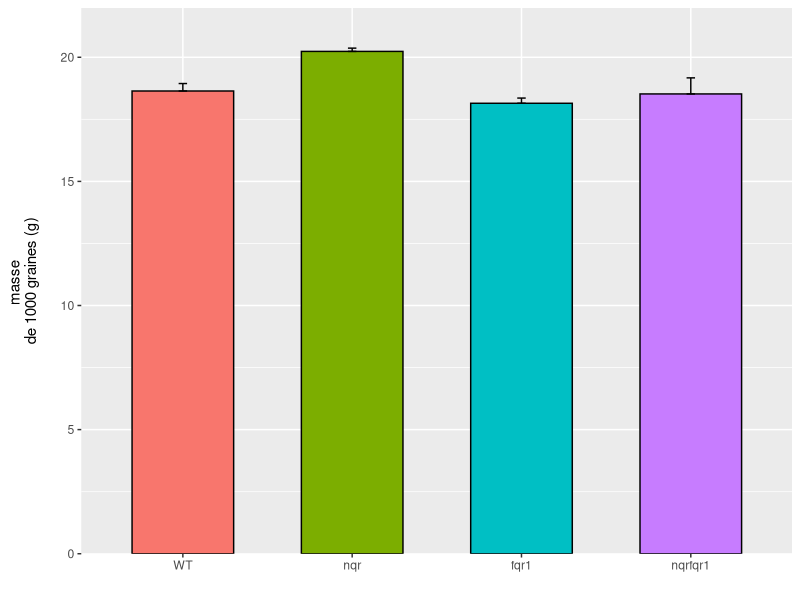

This figure's R source:
remove(list = ls())

library("ggplot2")
library("cowplot")

data <- data.frame(read.csv("Col1000.csv", sep = ",", header = TRUE))

#########
#CALCULS#
#########

mean <- aggregate(data$masse, list(data$genotype), mean)

StandErr <- function(x) {
  se <- sd(x)/sqrt(length(x)) # pas besoin de détailler x, aggregate se charge de tout compléter
}

standard.error <- aggregate(data$masse, list(data$genotype), StandErr)

summary <- cbind(mean, standard.error[,2]) # rassembler 2 tableaux
colnames(summary) <- c("genotype", "weight", "standard_error")

summary$genotype <- factor(summary$genotype, levels = c("WT", "nqr", "fqr1","nqrfqr1"))

#########
#BARPLOT#
#########

g <- ggplot(data = summary, 
            aes(x = genotype, 
                y = weight,
                fill = genotype))
g <- g + theme(legend.position = "none")
g <- g + geom_bar(stat = "identity", color = "black", width = 0.6)
g <- g + xlab("")
g <- g + scale_y_continuous(name = "masse \nde 1000 graines (g)\n",                            
                            expand = c(0,0), 
                            limits = c(0,22))
g <- g + geom_errorbar(aes(ymin = summary$weight, ymax = summary$weight + summary$standard_error), width = 0.05)
g
save_plot('masse1000grainesCol.png', g, base_aspect_ratio = 1.3)

#######
#TESTS#
#######

shapiroTest <- aggregate(masse ~ genotype, data = data, 
                         function (x) shapiro.test(x)$p.value)
#toutes les distributions sont normales sauf nqr

result <- data.frame(reference=character(0),
                           genotype=character(0),
                           bartlett=numeric(0),
                           bartlett.pass=logical(0),
                           student=numeric(0),
                           student.pass=logical(0))

for (params in list(c("WT", "nqr"),
                    c("WT", "fqr1"),
                    c("WT", "nqrfqr1"))) {
  
  reference <- params[1]
  genotype <- params[2]
  
  bartlettResult <- bartlett.test(list(data$masse[data$genotype == reference],
                                       data$masse[data$genotype == genotype]))

  #égalité des variances
  
  studentResult<- t.test(data$masse[data$genotype == reference],
                         data$masse[data$genotype == genotype])
  
  result <- rbind(result, data.frame(reference=reference,
                                                 genotype=genotype,
                                                 bartlett=bartlettResult$p.value,
                                                 bartlett.pass=(bartlettResult$p.value < 0.05),
                                                 student=studentResult$p.value,
                                                 student.pass=(studentResult$p.value > 0.05)))
}

wilcox.test(data$masse[data$genotype == "WT"],
            data$masse[data$genotype == "nqr"])